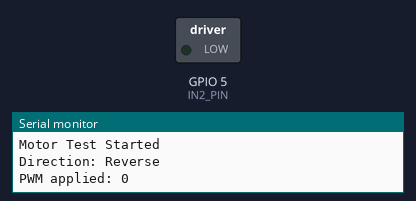
Bench run of a sketch on a simulated ESP32. On the bench: switched loads named in the sketch (green lamp = pin HIGH), the last lines printed to the serial monitor. Pins used as bus, display or sensor lines are not drawn.

Above: at 0.1 s.
At 2.1 s:
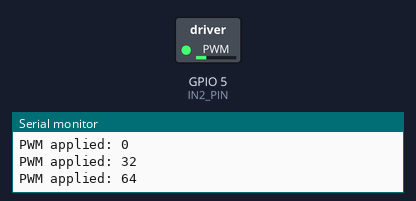
At 4.1 s:
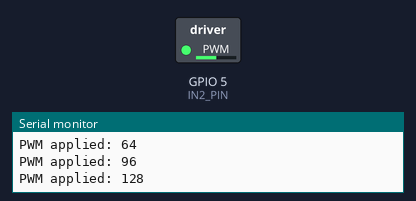
Timing chart, 0 to 6.5 s (numbered marks = the images above):
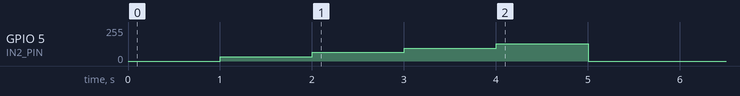

The sketch:

test-rev-fwrd-easing.ino
```cpp
// Define the motor control pins
#define IN1_PIN 4  // IN1 pin
#define IN2_PIN 5  // IN2 pin

// Define LEDC channel and frequency
#define LEDC_CHANNEL 0
#define LEDC_TIMER_BIT 8  // 8-bit timer resolution
#define LEDC_BASE_FREQ 5000  // 5 kHz PWM frequency

void setup() {
  // Initialize motor control pins
  pinMode(IN1_PIN, OUTPUT);
  pinMode(IN2_PIN, OUTPUT);

  // Configure LEDC PWM settings
  ledcSetup(LEDC_CHANNEL, LEDC_BASE_FREQ, LEDC_TIMER_BIT);

  // Start Serial communication for debugging
  Serial.begin(115200);
  Serial.println("Motor Test Started");

  // Reverse sequence
  runMotor(false);

  // Stop the motor
  stopMotor();

  // Forward sequence
  runMotor(true);

  // Stop the motor
  stopMotor();
}

void loop() {
  // No operation in loop
}

// Function to run the motor
void runMotor(bool forward) {
  if (forward) {
    ledcDetachPin(IN2_PIN);  // Detach PWM from IN2_PIN
    ledcAttachPin(IN1_PIN, LEDC_CHANNEL);  // Attach PWM to IN1_PIN for forward
    digitalWrite(IN1_PIN, HIGH);
    digitalWrite(IN2_PIN, LOW);
    Serial.println("Direction: Forward");
  } else {
    ledcDetachPin(IN1_PIN);  // Detach PWM from IN1_PIN
    ledcAttachPin(IN2_PIN, LEDC_CHANNEL);  // Attach PWM to IN2_PIN for reverse
    digitalWrite(IN1_PIN, LOW);
    digitalWrite(IN2_PIN, HIGH);
    Serial.println("Direction: Reverse");
  }

  // Manually set speed values
  for (int speed = 0; speed <= 128; speed += 32) {
    ledcWrite(LEDC_CHANNEL, speed);
    Serial.print("PWM applied: ");
    Serial.println(speed);
    delay(1000); // Delay to observe behavior at each speed
  }
}

// Function to stop the motor
void stopMotor() {
  ledcWrite(LEDC_CHANNEL, 0);  // Set motor speed to 0
  delay(100); // Small delay to ensure the motor stops completely
  digitalWrite(IN1_PIN, LOW);  // Ensure both IN1 and IN2 are LOW to stop the motor
  digitalWrite(IN2_PIN, LOW);
  Serial.println("Motor stopped");
}
```
